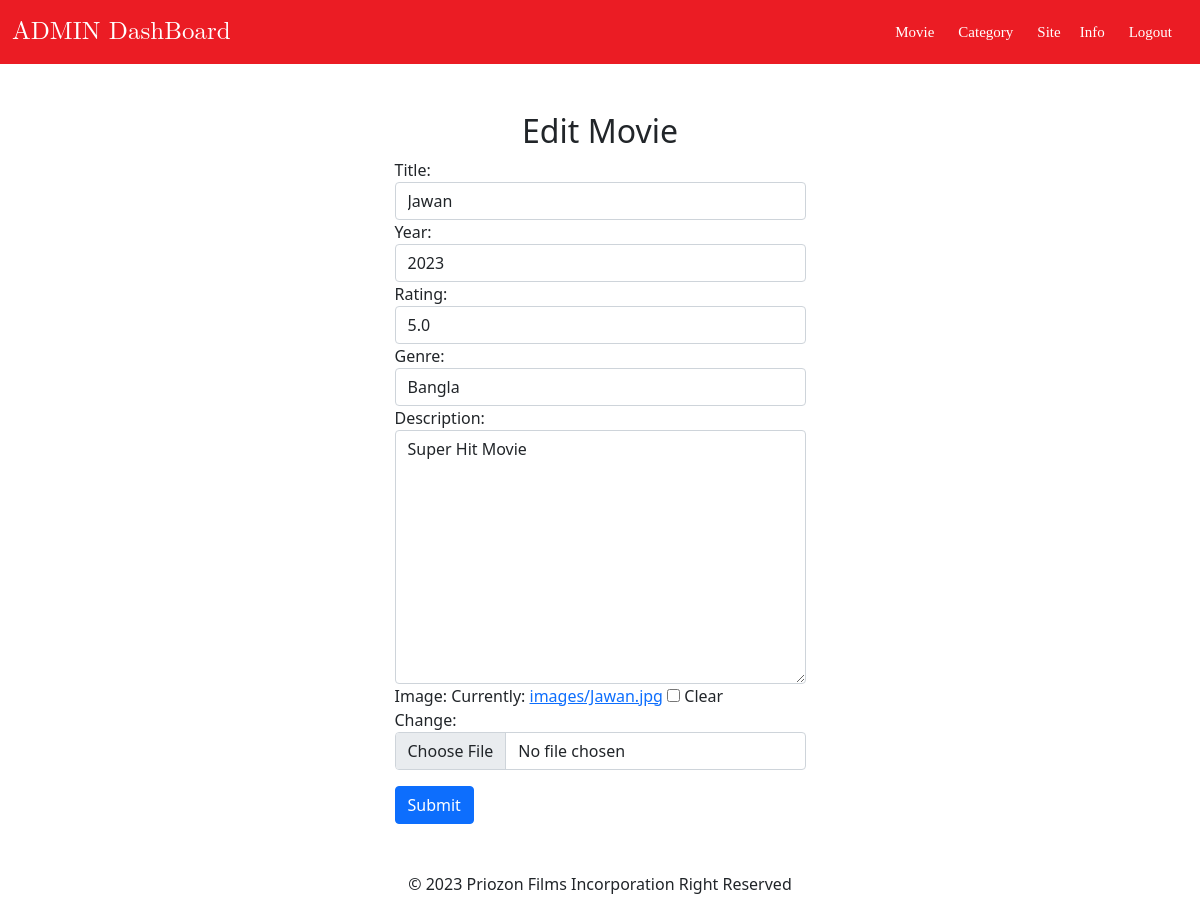
Screenshot of /administration/editmovie/1/ (signed in) with the database file from the repository.
### app/models.py (models this page shows, shortened)
class Movie(models.Model):
    title = models.CharField(max_length=100)
    year = models.IntegerField()
    rating = models.FloatField()
    genre = models.ForeignKey(Category,on_delete=models.CASCADE)
    description = models.TextField()
    image = models.ImageField(upload_to='images/',blank=True,default='images/default.jpg')
    class Meta:
        verbose_name_plural = 'Movies'

### app/views.py (the view)
# urls.py: path('administration/editmovie/<int:id>/',views.Editmovie,name="movieupdate"),
@login_required(login_url='login')
def Editmovie(request,id):
    movie = Movie.objects.get(pk=id)
    form = MovieForm(instance=movie)
    if request.method == 'POST':
        form = MovieForm(request.POST,request.FILES,instance=movie)
        if form.is_valid():
            form.save()
            return HttpResponseRedirect(reverse('dashboard'))
    context = {
        'title':'Edit Movie',
        'form':form
    }
    return render(request,'modify.html',context=context)

### app/forms.py
class MovieForm(forms.ModelForm):
    def __init__(self, *args, **kwargs):
        super(MovieForm, self).__init__(*args, **kwargs)
        for field in iter(self.fields):
            self.fields[field].widget.attrs.update({
                'class': 'form-control'
        })
    class Meta:
        model = Movie
        fields = '__all__'
        exclude = ['created_at']
        widget ={
            'name':forms.TextInput(attrs={'class':'form-control'}),
            'gener':forms.Select(attrs={'class':'form-control'}),
            'year':forms.NumberInput(attrs={'class':'form-control'}),
            'rating':forms.NumberInput(attrs={'class':'form-control'}),
            'description':forms.Textarea(attrs={'class':'form-control'}),
            'image':forms.FileInput(attrs={'class':'form-control'}),
        }

### app/context_processors.py (called while the page is built)
def siteinfo(request):
    info = models.Info.objects.all().first()
    print(info)
    return {'info':info}

def categories(request):
    categories = models.Category.objects.all()
    return {'categories':categories}

### app/models.py (called while the page is built)
    def __str__(self):
        return self.name

    def __str__(self):
        return self.name

### app/templates/modify.html (shortened to what this page needs)
{% extends 'adminbase.html' %}
{% block body %}
<div class=" container" style="align-items: center;
display: flex;
flex-direction: column;">
            <h2 class="text-bold  mt-5 mb-2">{{title}}</h2>
            <form action="{% url "dashboard" %}" method="POST">
                {{form}}
                <button type="submit" class="btn btn-primary mt-3">Submit</button>
            </form>
</div>
{% endblock body %}

### rows the page displays
Movie: title "Jawan", year "2023", rating "5.0", genre "Bangla", description "Super Hit Movie"

### other values shown
{{ title }} "Edit Movie"
